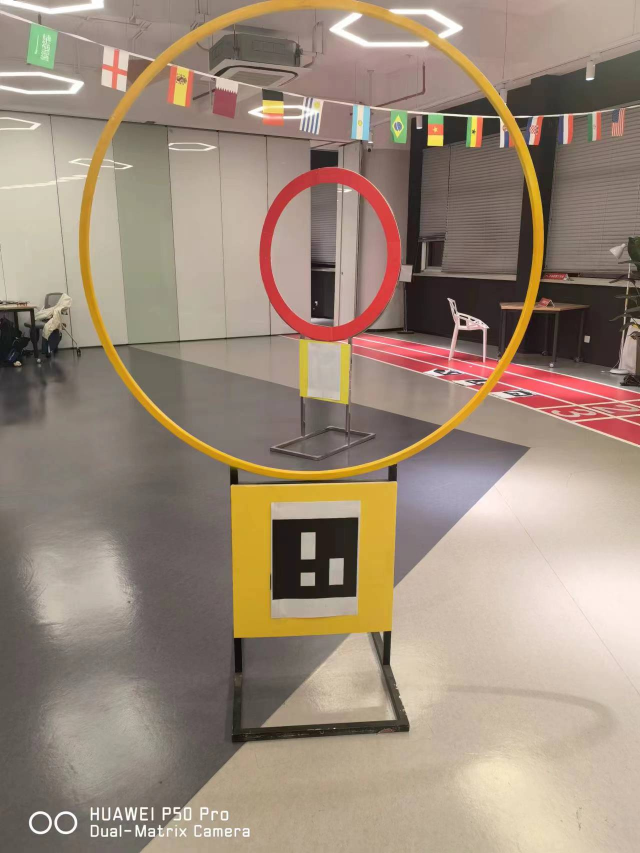
#> input picture image.jpg, 1280 x 1706 px (shown at 1/2 size)
$ python -i red.py   (imports and definitions only)
#> lines starting #> are read from the running program, lines starting #| are printed output that depends on the picture; after the words box and inside, x2 and y2 are one past the last pixel; in counts of white or black regions, pixels touching at a corner belong together
#> further down, picture is the input picture: shape (1706, 1280, 3); mean B, G, R 122.6, 139, 156.5
import cv2
import numpy as np
import math

# 定义红色的 HSV 范围
lower_red = np.array([0, 100, 100])
upper_red = np.array([10, 255, 255])


def getCircle(img):
    # 已知参数
    KNOWN_WIDTH = 120  # 目标宽度为 15cm
    FOCAL_LENGTH = 858  # 摄像机焦距为 1000px

    # 加载图像
    image = img
    # 转换为 HSV
    hsv = cv2.cvtColor(image, cv2.COLOR_BGR2HSV)
#> hsv: shape (1706, 1280, 3); mean H, S, V 23.3, 54.1, 156.9

    # 使用颜色过滤器获取红色区域
    mask = cv2.inRange(hsv, lower_red, upper_red)
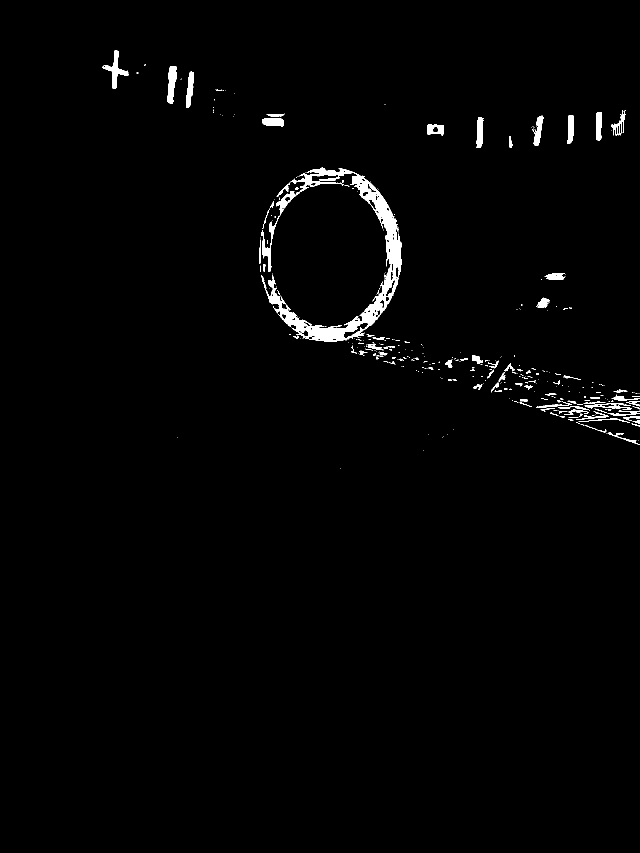
#> mask: shape (1706, 1280) (shown at 1/2 size); 1.4% white; 373 white regions (282 under 20 px), largest, box (x1, y1, x2, y2) and area: (522, 335, 803, 684) 15818, (204, 101, 257, 178) 1066, (334, 132, 354, 208) 969

    # 使用形态学操作去除噪声
    kernel = cv2.getStructuringElement(cv2.MORPH_ELLIPSE, (5, 5))
    mask = cv2.morphologyEx(mask, cv2.MORPH_OPEN, kernel)
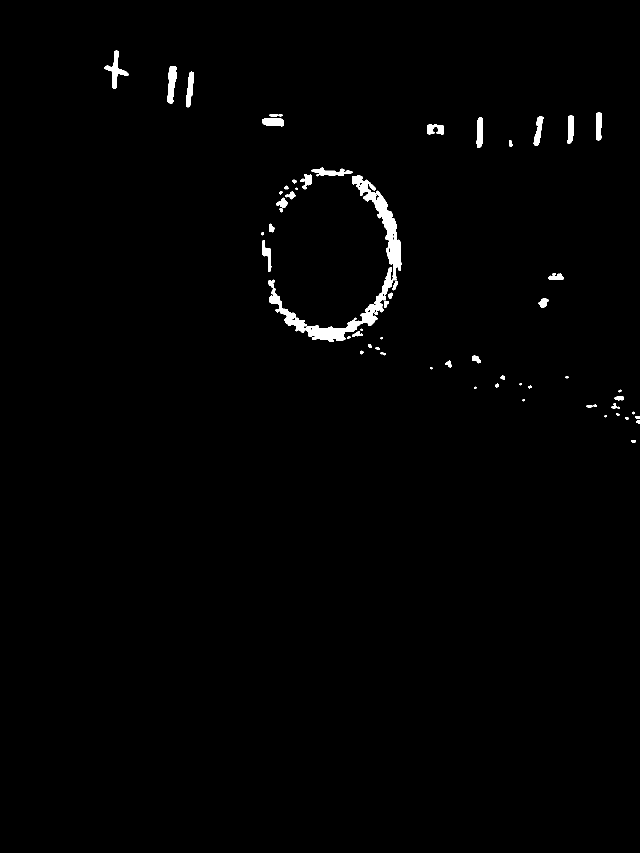
#> mask: shape (1706, 1280) (shown at 1/2 size); 1% white; 66 white regions (10 under 20 px), largest, box (x1, y1, x2, y2) and area: (538, 534, 786, 684) 5883, (704, 350, 803, 561) 4751, (209, 101, 257, 178) 1023

    # 进行霍夫圆检测
    circles = cv2.HoughCircles(
        mask,
        cv2.HOUGH_GRADIENT,
        1,
        100,
        param1=100,
        param2=20,
        minRadius=0,
        maxRadius=0,
    )
#> circles = [[645.5, 505.5, 155.7], [499.5, 244.5, 173.6], [661.5, 243.5, 97.9], [834.5, 593.5, 72.1], [689.5, 596.5, 75.6], [703.5, 418.5, 64.1], [1109.5, 266.5, 37.3]]
    if circles is None:
        return -1, -1
    # 获取检测到的圆形列表中的第一个圆形
    circle = circles[0][0]
#> circle = [645.5, 505.5, 155.7]

    # 绘制圆形
    center = (int(circle[0]), int(circle[1]))
#> center = (645, 505)
    radius = int(circle[2])
#> radius = 155
    cv2.circle(image, center, radius, (0, 255, 0), 2)

    height, width, _ = image.shape
#> height = 1706; width = 1280

    # 计算像素宽度
    pixelWidth = circle[2] * 2
#> pixelWidth = 311.4

    # 计算距离
    distance = (KNOWN_WIDTH * FOCAL_LENGTH) / pixelWidth
#> distance = 330.6
    print("Distance: {:.2f}cm".format(distance))
#| Distance: 330.64cm

    # 计算像素长度
    pixelLength = center[0] - width / 2
#> pixelLength = 5

    # 计算中心与图像中心的实际距离
    length = (distance * pixelLength) / FOCAL_LENGTH
#> length = 1.93
    print("Length: {:.2f}cm".format(length))
#| Length: 1.93cm

    # 计算物体中心与图像中心之间的角度差
    angle_diff = math.asin(length / distance) * 180 / math.pi
#> angle_diff = 0.334
    # 在图像中显示距离,物体中心和图像中心之间的实际距离和角度（+代表霍夫圆检测中心在图像右侧，-代表霍夫圆检测中心在图像左侧）
    cv2.putText(
        image,
        "{:.2f}cm".format(distance),
        (int(circle[0]), int(circle[1])),
        cv2.FONT_HERSHEY_SIMPLEX,
        1,
        (0, 0, 255),
        2,
    )
    cv2.putText(
        image,
        "{:.2f}cm".format(length),
        (int(circle[0]), int(circle[1]) + 100),
        cv2.FONT_HERSHEY_SIMPLEX,
        1,
        (0, 0, 255),
        2,
    )
#> image: shape (1706, 1280, 3); mean B, G, R 122.4, 139.1, 156.3
    cv2.putText(
        image,
        "{:.2f}deg".format(angle_diff),
        (int(circle[0]), int(circle[1]) + 50),
        cv2.FONT_HERSHEY_SIMPLEX,
        1,
        (0, 0, 255),
        2,
    )
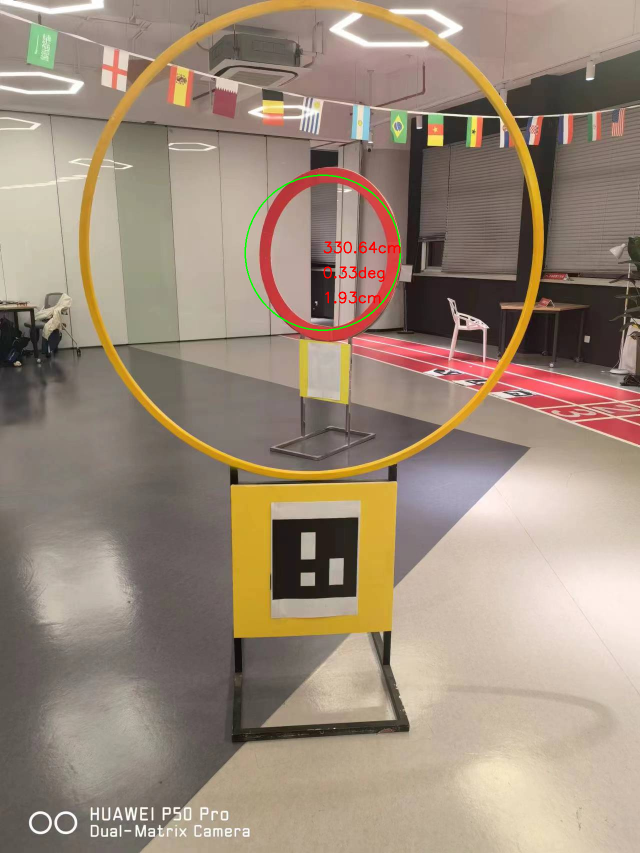
#> image: shape (1706, 1280, 3) (shown at 1/2 size); mean B, G, R 122.3, 139, 156.3

    # 显示结果
    cv2.namedWindow("Image", cv2.WINDOW_NORMAL)
    cv2.imshow("Image", image)
    # cv2.waitKey(0)
    # cv2.destroyAllWindows()
    if  length>10 or length<-10:
        return 0,angle_diff
    else: return distance, angle_diff

>>> import cv2
>>> picture = cv2.imread('image.jpg')
>>> result = getCircle(picture)
#> result = (330.6, 0.334)
